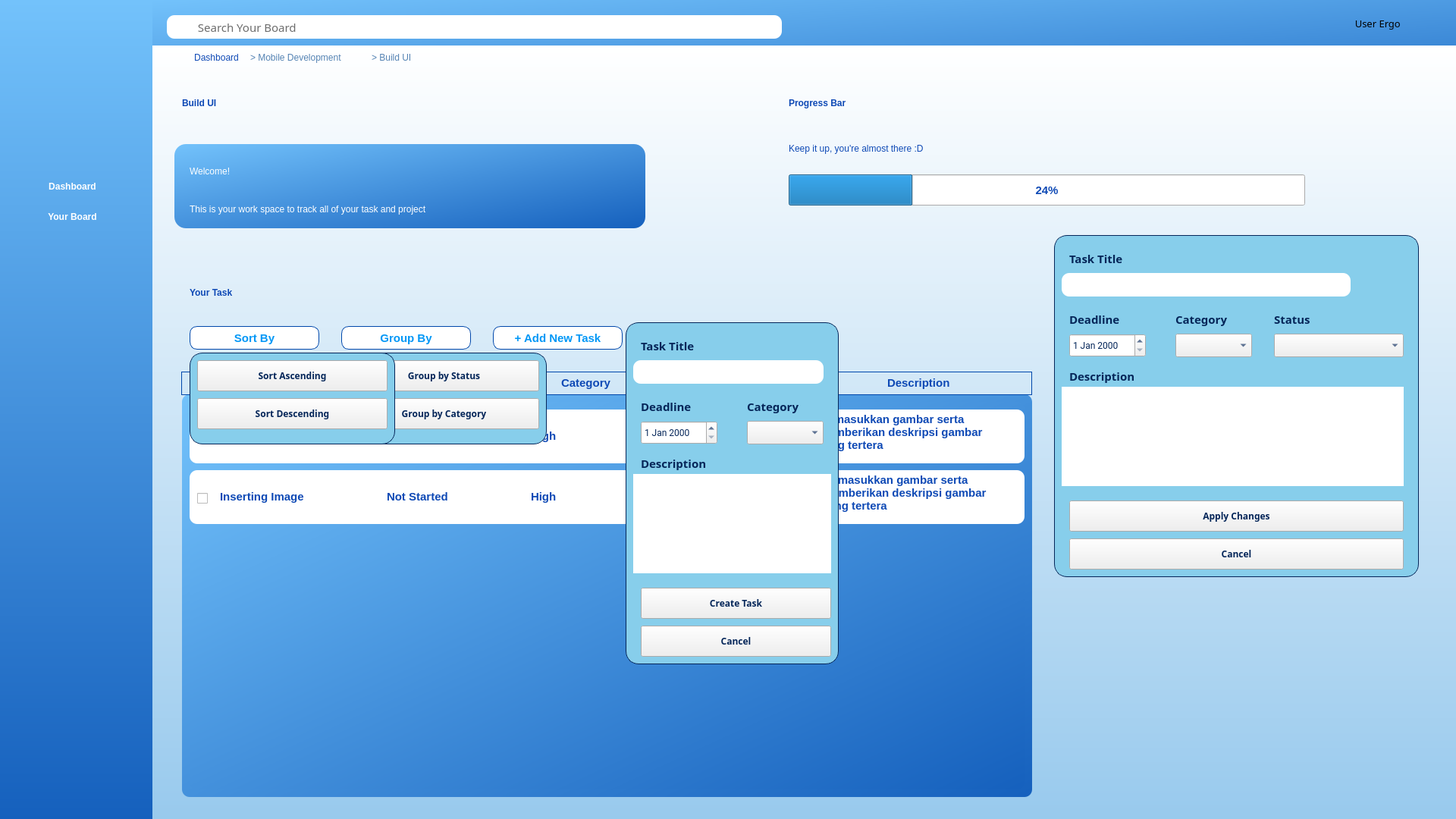
<?xml version="1.0" encoding="UTF-8"?>
<ui version="4.0">
 <class>Ergo</class>
 <widget class="QWidget" name="Ergo">
  <property name="geometry">
   <rect>
    <x>0</x>
    <y>0</y>
    <width>1920</width>
    <height>1080</height>
   </rect>
  </property>
  <property name="windowTitle">
   <string>Ergo</string>
  </property>
  <widget class="QWidget" name="Navbar" native="true">
   <property name="geometry">
    <rect>
     <x>0</x>
     <y>0</y>
     <width>201</width>
     <height>1081</height>
    </rect>
   </property>
   <property name="styleSheet">
    <string notr="true">#Navbar{
	background: qlineargradient(x1:0, y1:0, x2:0, y2:1, stop:0 #73c2fb, stop:1 #1560bd);
}</string>
   </property>
   <widget class="QLabel" name="LogoErgo">
    <property name="geometry">
     <rect>
      <x>-15</x>
      <y>20</y>
      <width>221</width>
      <height>211</height>
     </rect>
    </property>
    <property name="styleSheet">
     <string notr="true"/>
    </property>
    <property name="text">
     <string/>
    </property>
    <property name="pixmap">
     <pixmap>../if2250-2024-k03-g04-ergo/img/logoergo.png</pixmap>
    </property>
    <property name="scaledContents">
     <bool>true</bool>
    </property>
   </widget>
   <widget class="QPushButton" name="BackToDashboard">
    <property name="geometry">
     <rect>
      <x>50</x>
      <y>230</y>
      <width>91</width>
      <height>31</height>
     </rect>
    </property>
    <property name="styleSheet">
     <string notr="true">#BackToDashboard
 {
	font: 15px &quot;Roboto&quot;;
	font-weight: bold;
	border: none;
    background-color: transparent;
    color:  #FFFFFF;
}</string>
    </property>
    <property name="text">
     <string>Dashboard</string>
    </property>
   </widget>
   <widget class="QPushButton" name="BackToYourBoard">
    <property name="geometry">
     <rect>
      <x>50</x>
      <y>270</y>
      <width>91</width>
      <height>31</height>
     </rect>
    </property>
    <property name="styleSheet">
     <string notr="true">#BackToYourBoard
 {
	font: 15px &quot;Roboto&quot;;
	font-weight: bold;
	border: none;
    background-color: transparent;
    color:  #FFFFFF;
}</string>
    </property>
    <property name="text">
     <string>Your Board</string>
    </property>
   </widget>
  </widget>
  <widget class="QWidget" name="MainSection" native="true">
   <property name="geometry">
    <rect>
     <x>200</x>
     <y>60</y>
     <width>1811</width>
     <height>1031</height>
    </rect>
   </property>
   <property name="styleSheet">
    <string notr="true">#MainSection{
	background: qlineargradient(x1:0, y1:0, x2:0, y2:1, stop:0 #FFFFFF, stop:1 #97C9ED);
}</string>
   </property>
   <widget class="QLabel" name="TaskNameTitle">
    <property name="geometry">
     <rect>
      <x>40</x>
      <y>40</y>
      <width>201</width>
      <height>71</height>
     </rect>
    </property>
    <property name="styleSheet">
     <string notr="true">#TaskNameTitle{
	font: 45px &quot;Roboto&quot;;
	color: #0E49B5;
	font-weight: bold;
}</string>
    </property>
    <property name="text">
     <string>Build UI</string>
    </property>
   </widget>
   <widget class="QWidget" name="Containerforwords" native="true">
    <property name="geometry">
     <rect>
      <x>30</x>
      <y>130</y>
      <width>621</width>
      <height>111</height>
     </rect>
    </property>
    <property name="styleSheet">
     <string notr="true">#Containerforwords{
	background: qlineargradient(x1:0, y1:0, x2:1, y2:1, stop:0 #73c2fb, stop:1 #1560bd);
	border-radius: 15px;
}</string>
    </property>
    <widget class="QLabel" name="Welcome">
     <property name="geometry">
      <rect>
       <x>20</x>
       <y>20</y>
       <width>171</width>
       <height>31</height>
      </rect>
     </property>
     <property name="styleSheet">
      <string notr="true">#Welcome {
	font: bold 25px &quot;Roboto&quot;;
	color: #FFFFFF;
}</string>
     </property>
     <property name="text">
      <string>Welcome!</string>
     </property>
    </widget>
    <widget class="QLabel" name="WelcomingTitle">
     <property name="geometry">
      <rect>
       <x>20</x>
       <y>70</y>
       <width>591</width>
       <height>31</height>
      </rect>
     </property>
     <property name="styleSheet">
      <string notr="true">#WelcomingTitle{
	font: bold 18px &quot;Roboto&quot;;
	color: #FFFFFF
}</string>
     </property>
     <property name="text">
      <string>This is your work space to track all of your task and project</string>
     </property>
    </widget>
   </widget>
   <widget class="QLabel" name="YourTask">
    <property name="geometry">
     <rect>
      <x>50</x>
      <y>300</y>
      <width>291</width>
      <height>51</height>
     </rect>
    </property>
    <property name="styleSheet">
     <string notr="true">#YourTask{
	font: 40px &quot;Roboto&quot;;
	color: #0E49B5;
	font-weight: bold;
}</string>
    </property>
    <property name="text">
     <string>Your Task</string>
    </property>
   </widget>
   <widget class="QPushButton" name="AddNewTaskButton">
    <property name="geometry">
     <rect>
      <x>450</x>
      <y>370</y>
      <width>171</width>
      <height>31</height>
     </rect>
    </property>
    <property name="styleSheet">
     <string notr="true">#AddNewTaskButton{
	border : 1px solid #0047ab;
	background-color: #FFFFFF;
	border-radius: 10px;
	font-family: &quot;Roboto&quot;;
    font-size: 15px;
    font-weight: bold;
    color: #0197F6;
}</string>
    </property>
    <property name="text">
     <string>+ Add New Task</string>
    </property>
   </widget>
   <widget class="QPushButton" name="Sorting">
    <property name="geometry">
     <rect>
      <x>50</x>
      <y>370</y>
      <width>171</width>
      <height>31</height>
     </rect>
    </property>
    <property name="styleSheet">
     <string notr="true">#Sorting{
	border : 1px solid #0047ab;
	background-color: #FFFFFF;
	border-radius: 10px;
	font-family: &quot;Roboto&quot;;
    font-size: 15px;
    font-weight: bold;
    color: #0197F6;
}</string>
    </property>
    <property name="text">
     <string>Sort By</string>
    </property>
   </widget>
   <widget class="QLabel" name="BackToBoardUpper">
    <property name="geometry">
     <rect>
      <x>130</x>
      <y>5</y>
      <width>161</width>
      <height>21</height>
     </rect>
    </property>
    <property name="styleSheet">
     <string notr="true">#BackToBoardUpper{
	color : #5483B3
}</string>
    </property>
    <property name="text">
     <string>&gt; Mobile Development</string>
    </property>
   </widget>
   <widget class="QPushButton" name="BackToDashboardUpper">
    <property name="geometry">
     <rect>
      <x>50</x>
      <y>0</y>
      <width>71</width>
      <height>31</height>
     </rect>
    </property>
    <property name="styleSheet">
     <string notr="true">#BackToDashboardUpper{
	border: none;
    background-color: transparent;
    color:  #0E49B5;;
}</string>
    </property>
    <property name="text">
     <string>Dashboard</string>
    </property>
   </widget>
   <widget class="QWidget" name="widgetContainerTask" native="true">
    <property name="geometry">
     <rect>
      <x>40</x>
      <y>460</y>
      <width>1121</width>
      <height>531</height>
     </rect>
    </property>
    <property name="styleSheet">
     <string notr="true">#widgetContainerTask{
	background: qlineargradient(x1:0, y1:0, x2:1, y2:1, stop:0 #73c2fb, stop:1 #1560bd);
	border-radius : 10px;
}</string>
    </property>
    <widget class="QScrollArea" name="ContainerForTask">
     <property name="geometry">
      <rect>
       <x>10</x>
       <y>10</y>
       <width>1101</width>
       <height>511</height>
      </rect>
     </property>
     <property name="styleSheet">
      <string notr="true">#ContainerForTask, QScrollArea QWidget{
    border-radius: 10px;
 	background: qlineargradient(x1:0, y1:0, x2:1, y2:1, stop:0 #73c2fb, stop:1 #1560bd);
}</string>
     </property>
     <property name="widgetResizable">
      <bool>true</bool>
     </property>
     <widget class="QWidget" name="scrollAreaWidgetContents">
      <property name="geometry">
       <rect>
        <x>0</x>
        <y>0</y>
        <width>1101</width>
        <height>511</height>
       </rect>
      </property>
      <widget class="QWidget" name="ContainerForSingleTask" native="true">
       <property name="geometry">
        <rect>
         <x>0</x>
         <y>10</y>
         <width>1101</width>
         <height>71</height>
        </rect>
       </property>
       <property name="styleSheet">
        <string notr="true">#ContainerForSingleTask{
	background-color : #FFFFFF
}</string>
       </property>
       <widget class="QLabel" name="Task1Name">
        <property name="geometry">
         <rect>
          <x>40</x>
          <y>25</y>
          <width>191</width>
          <height>20</height>
         </rect>
        </property>
        <property name="styleSheet">
         <string notr="true">#Task1Name{
	background-color : none;
font-family: &quot;Roboto&quot;;
    font-size: 15px;
    font-weight: bold;
    color: #0E49B5;
}</string>
        </property>
        <property name="text">
         <string>Inserting Image</string>
        </property>
       </widget>
       <widget class="QLabel" name="Task1Status">
        <property name="geometry">
         <rect>
          <x>260</x>
          <y>25</y>
          <width>181</width>
          <height>20</height>
         </rect>
        </property>
        <property name="styleSheet">
         <string notr="true">#Task1Status{
	background-color : none;
font-family: &quot;Roboto&quot;;
    font-size: 15px;
    font-weight: bold;
    color: #0E49B5;
}</string>
        </property>
        <property name="text">
         <string>Not Started</string>
        </property>
       </widget>
       <widget class="QLabel" name="Task1Category">
        <property name="geometry">
         <rect>
          <x>450</x>
          <y>25</y>
          <width>161</width>
          <height>20</height>
         </rect>
        </property>
        <property name="styleSheet">
         <string notr="true">#Task1Category{
	background-color : none;
font-family: &quot;Roboto&quot;;
    font-size: 15px;
    font-weight: bold;
    color: #0E49B5;
}</string>
        </property>
        <property name="text">
         <string>High</string>
        </property>
       </widget>
       <widget class="QLabel" name="Task1Deadline">
        <property name="geometry">
         <rect>
          <x>620</x>
          <y>25</y>
          <width>221</width>
          <height>20</height>
         </rect>
        </property>
        <property name="styleSheet">
         <string notr="true">#Task1Deadline{
	background-color : none;
font-family: &quot;Roboto&quot;;
    font-size: 15px;
    font-weight: bold;
    color: #0E49B5;
}</string>
        </property>
        <property name="text">
         <string>2023-01-01 / 07.00</string>
        </property>
       </widget>
       <widget class="QCheckBox" name="checkBoxTask1">
        <property name="geometry">
         <rect>
          <x>10</x>
          <y>25</y>
          <width>21</width>
          <height>24</height>
         </rect>
        </property>
        <property name="styleSheet">
         <string notr="true">#checkBoxTask1{
	background-color : none;
}</string>
        </property>
        <property name="text">
         <string/>
        </property>
       </widget>
       <widget class="QTextBrowser" name="Task1Description">
        <property name="geometry">
         <rect>
          <x>825</x>
          <y>0</y>
          <width>261</width>
          <height>71</height>
         </rect>
        </property>
        <property name="styleSheet">
         <string notr="true">#Task1Description{
	background-color : none;
font-family: &quot;Roboto&quot;;
    font-size: 13px;
    font-weight: bold;
    color: #0E49B5;
}</string>
        </property>
        <property name="html">
         <string>&lt;!DOCTYPE HTML PUBLIC &quot;-//W3C//DTD HTML 4.0//EN&quot; &quot;http://www.w3.org/TR/REC-html40/strict.dtd&quot;&gt;
&lt;html&gt;&lt;head&gt;&lt;meta name=&quot;qrichtext&quot; content=&quot;1&quot; /&gt;&lt;meta charset=&quot;utf-8&quot; /&gt;&lt;style type=&quot;text/css&quot;&gt;
p, li { white-space: pre-wrap; }
hr { height: 1px; border-width: 0; }
li.unchecked::marker { content: &quot;\2610&quot;; }
li.checked::marker { content: &quot;\2612&quot;; }
&lt;/style&gt;&lt;/head&gt;&lt;body style=&quot; font-family:'Roboto'; font-size:13px; font-weight:700; font-style:normal;&quot;&gt;
&lt;p style=&quot; margin-top:0px; margin-bottom:0px; margin-left:0px; margin-right:0px; -qt-block-indent:0; text-indent:0px;&quot;&gt;&lt;span style=&quot; font-size:15px;&quot;&gt;Memasukkan gambar serta memberikan deskripsi gambar yang tertera &lt;/span&gt;&lt;/p&gt;&lt;/body&gt;&lt;/html&gt;</string>
        </property>
       </widget>
      </widget>
      <widget class="QWidget" name="ContainerForSingleTask_2" native="true">
       <property name="geometry">
        <rect>
         <x>0</x>
         <y>90</y>
         <width>1101</width>
         <height>71</height>
        </rect>
       </property>
       <property name="styleSheet">
        <string notr="true">#ContainerForSingleTask_2{
	background-color : #FFFFFF
}</string>
       </property>
       <widget class="QLabel" name="Task2Name">
        <property name="geometry">
         <rect>
          <x>40</x>
          <y>25</y>
          <width>181</width>
          <height>20</height>
         </rect>
        </property>
        <property name="styleSheet">
         <string notr="true">#Task2Name{
	background-color : none;
font-family: &quot;Roboto&quot;;
    font-size: 15px;
    font-weight: bold;
    color: #0E49B5;
}</string>
        </property>
        <property name="text">
         <string>Inserting Image</string>
        </property>
       </widget>
       <widget class="QLabel" name="Task2Status">
        <property name="geometry">
         <rect>
          <x>260</x>
          <y>25</y>
          <width>181</width>
          <height>20</height>
         </rect>
        </property>
        <property name="styleSheet">
         <string notr="true">#Task2Status{
	background-color : none;
font-family: &quot;Roboto&quot;;
    font-size: 15px;
    font-weight: bold;
    color: #0E49B5;
}</string>
        </property>
        <property name="text">
         <string>Not Started</string>
        </property>
       </widget>
       <widget class="QLabel" name="Task2Category">
        <property name="geometry">
         <rect>
          <x>450</x>
          <y>25</y>
          <width>161</width>
          <height>20</height>
         </rect>
        </property>
        <property name="styleSheet">
         <string notr="true">#Task2Category{
	background-color : none;
font-family: &quot;Roboto&quot;;
    font-size: 15px;
    font-weight: bold;
    color: #0E49B5;
}</string>
        </property>
        <property name="text">
         <string>High</string>
        </property>
       </widget>
       <widget class="QLabel" name="Task2Deadline">
        <property name="geometry">
         <rect>
          <x>620</x>
          <y>25</y>
          <width>221</width>
          <height>20</height>
         </rect>
        </property>
        <property name="styleSheet">
         <string notr="true">#Task2Deadline{
	background-color : none;
font-family: &quot;Roboto&quot;;
    font-size: 15px;
    font-weight: bold;
    color: #0E49B5;
}</string>
        </property>
        <property name="text">
         <string>2023-01-01 / 07.00</string>
        </property>
       </widget>
       <widget class="QCheckBox" name="checkBoxTask2">
        <property name="geometry">
         <rect>
          <x>10</x>
          <y>25</y>
          <width>21</width>
          <height>24</height>
         </rect>
        </property>
        <property name="styleSheet">
         <string notr="true">#checkBoxTask2{
	background-color : none;
}</string>
        </property>
        <property name="text">
         <string/>
        </property>
       </widget>
       <widget class="QTextBrowser" name="Task2Description">
        <property name="geometry">
         <rect>
          <x>830</x>
          <y>0</y>
          <width>261</width>
          <height>71</height>
         </rect>
        </property>
        <property name="styleSheet">
         <string notr="true">#Task2Description{
	background-color : none;
font-family: &quot;Roboto&quot;;
    font-size: 13px;
    font-weight: bold;
    color: #0E49B5;
}</string>
        </property>
        <property name="html">
         <string>&lt;!DOCTYPE HTML PUBLIC &quot;-//W3C//DTD HTML 4.0//EN&quot; &quot;http://www.w3.org/TR/REC-html40/strict.dtd&quot;&gt;
&lt;html&gt;&lt;head&gt;&lt;meta name=&quot;qrichtext&quot; content=&quot;1&quot; /&gt;&lt;meta charset=&quot;utf-8&quot; /&gt;&lt;style type=&quot;text/css&quot;&gt;
p, li { white-space: pre-wrap; }
hr { height: 1px; border-width: 0; }
li.unchecked::marker { content: &quot;\2610&quot;; }
li.checked::marker { content: &quot;\2612&quot;; }
&lt;/style&gt;&lt;/head&gt;&lt;body style=&quot; font-family:'Roboto'; font-size:13px; font-weight:700; font-style:normal;&quot;&gt;
&lt;p style=&quot; margin-top:0px; margin-bottom:0px; margin-left:0px; margin-right:0px; -qt-block-indent:0; text-indent:0px;&quot;&gt;&lt;span style=&quot; font-size:15px;&quot;&gt;Memasukkan gambar serta memberikan deskripsi gambar yang tertera &lt;/span&gt;&lt;/p&gt;&lt;/body&gt;&lt;/html&gt;</string>
        </property>
       </widget>
      </widget>
     </widget>
    </widget>
   </widget>
   <widget class="QLabel" name="CurrentTaskUpper">
    <property name="geometry">
     <rect>
      <x>290</x>
      <y>5</y>
      <width>71</width>
      <height>21</height>
     </rect>
    </property>
    <property name="styleSheet">
     <string notr="true">#CurrentTaskUpper{
	color : #5483B3
}</string>
    </property>
    <property name="text">
     <string>&gt; Build UI</string>
    </property>
   </widget>
   <widget class="QPushButton" name="Grouping">
    <property name="geometry">
     <rect>
      <x>250</x>
      <y>370</y>
      <width>171</width>
      <height>31</height>
     </rect>
    </property>
    <property name="styleSheet">
     <string notr="true">#Grouping{
	border : 1px solid #0047ab;
	background-color: #FFFFFF;
	border-radius: 10px;
	font-family: &quot;Roboto&quot;;
    font-size: 15px;
    font-weight: bold;
    color: #0197F6;
}</string>
    </property>
    <property name="text">
     <string>Group By</string>
    </property>
   </widget>
   <widget class="QWidget" name="GroupingOption" native="true">
    <property name="geometry">
     <rect>
      <x>250</x>
      <y>405</y>
      <width>271</width>
      <height>121</height>
     </rect>
    </property>
    <property name="styleSheet">
     <string notr="true">#GroupingOption
{
	border: 0.5px solid #052659;
	background-color: #87ceeb;
	border-radius: 17px;
}</string>
    </property>
    <widget class="QPushButton" name="GroupByCategory">
     <property name="geometry">
      <rect>
       <x>10</x>
       <y>60</y>
       <width>251</width>
       <height>41</height>
      </rect>
     </property>
     <property name="styleSheet">
      <string notr="true">#GroupByCategory{
	font-family: Rubik;
    font-size: 12px;
    font-weight: bold;
   color: #052659;
}</string>
     </property>
     <property name="text">
      <string>Group by Category</string>
     </property>
    </widget>
    <widget class="QPushButton" name="GroupByStatus">
     <property name="geometry">
      <rect>
       <x>10</x>
       <y>10</y>
       <width>251</width>
       <height>41</height>
      </rect>
     </property>
     <property name="styleSheet">
      <string notr="true">#GroupByStatus{
	font-family: Rubik;
    font-size: 12px;
    font-weight: bold;
   color: #052659;
}</string>
     </property>
     <property name="text">
      <string>Group by Status</string>
     </property>
    </widget>
   </widget>
   <widget class="QWidget" name="KolomNameTask" native="true">
    <property name="geometry">
     <rect>
      <x>39</x>
      <y>430</y>
      <width>261</width>
      <height>31</height>
     </rect>
    </property>
    <property name="styleSheet">
     <string notr="true">#KolomNameTask{
	border : 1px solid #0047ab;
}</string>
    </property>
    <widget class="QLabel" name="LabelNamaTask">
     <property name="geometry">
      <rect>
       <x>80</x>
       <y>5</y>
       <width>81</width>
       <height>20</height>
      </rect>
     </property>
     <property name="styleSheet">
      <string notr="true">#LabelNamaTask{
font-family: &quot;Roboto&quot;;
    font-size: 15px;
    font-weight: bold;
    color: #0E49B5;
}</string>
     </property>
     <property name="text">
      <string>Task Name</string>
     </property>
    </widget>
   </widget>
   <widget class="QWidget" name="KolomStatusTask" native="true">
    <property name="geometry">
     <rect>
      <x>300</x>
      <y>430</y>
      <width>181</width>
      <height>31</height>
     </rect>
    </property>
    <property name="styleSheet">
     <string notr="true">#KolomStatusTask{
	border : 1px solid #0047ab;
}</string>
    </property>
    <widget class="QLabel" name="LabelStatus">
     <property name="geometry">
      <rect>
       <x>70</x>
       <y>5</y>
       <width>51</width>
       <height>20</height>
      </rect>
     </property>
     <property name="styleSheet">
      <string notr="true">#LabelStatus{
font-family: &quot;Roboto&quot;;
    font-size: 15px;
    font-weight: bold;
    color: #0E49B5;
}</string>
     </property>
     <property name="text">
      <string>Status</string>
     </property>
    </widget>
   </widget>
   <widget class="QWidget" name="KolomCategory" native="true">
    <property name="geometry">
     <rect>
      <x>480</x>
      <y>430</y>
      <width>181</width>
      <height>31</height>
     </rect>
    </property>
    <property name="styleSheet">
     <string notr="true">#KolomCategory{
	border : 1px solid #0047ab;
}</string>
    </property>
    <widget class="QLabel" name="LabelCategory">
     <property name="geometry">
      <rect>
       <x>60</x>
       <y>5</y>
       <width>71</width>
       <height>20</height>
      </rect>
     </property>
     <property name="styleSheet">
      <string notr="true">#LabelCategory{
font-family: &quot;Roboto&quot;;
    font-size: 15px;
    font-weight: bold;
    color: #0E49B5;
}</string>
     </property>
     <property name="text">
      <string>Category</string>
     </property>
    </widget>
   </widget>
   <widget class="QWidget" name="KolomDeadlineTask" native="true">
    <property name="geometry">
     <rect>
      <x>660</x>
      <y>430</y>
      <width>221</width>
      <height>31</height>
     </rect>
    </property>
    <property name="styleSheet">
     <string notr="true">#KolomDeadlineTask{
	border : 1px solid #0047ab;
}</string>
    </property>
    <widget class="QLabel" name="LabelDeadline">
     <property name="geometry">
      <rect>
       <x>50</x>
       <y>5</y>
       <width>121</width>
       <height>20</height>
      </rect>
     </property>
     <property name="styleSheet">
      <string notr="true">#LabelDeadline{
font-family: &quot;Roboto&quot;;
    font-size: 15px;
    font-weight: bold;
    color: #0E49B5;
}</string>
     </property>
     <property name="text">
      <string>Due Date / Time</string>
     </property>
    </widget>
   </widget>
   <widget class="QWidget" name="KolomDescriptionTask" native="true">
    <property name="geometry">
     <rect>
      <x>880</x>
      <y>430</y>
      <width>281</width>
      <height>31</height>
     </rect>
    </property>
    <property name="styleSheet">
     <string notr="true">#KolomDescriptionTask{
	border : 1px solid #0047ab;
}</string>
    </property>
    <widget class="QLabel" name="LabelDescription">
     <property name="geometry">
      <rect>
       <x>90</x>
       <y>5</y>
       <width>91</width>
       <height>20</height>
      </rect>
     </property>
     <property name="styleSheet">
      <string notr="true">#LabelDescription{
font-family: &quot;Roboto&quot;;
    font-size: 15px;
    font-weight: bold;
    color: #0E49B5;
}</string>
     </property>
     <property name="text">
      <string>Description</string>
     </property>
    </widget>
   </widget>
   <widget class="QWidget" name="AddingNewTask" native="true">
    <property name="geometry">
     <rect>
      <x>625</x>
      <y>365</y>
      <width>281</width>
      <height>451</height>
     </rect>
    </property>
    <property name="styleSheet">
     <string notr="true">#AddingNewTask{
	border: 0.5px solid #052659;
	background-color: #87ceeb;
	border-radius: 17px;
}</string>
    </property>
    <widget class="QLabel" name="TaskTitle">
     <property name="geometry">
      <rect>
       <x>20</x>
       <y>20</y>
       <width>101</width>
       <height>21</height>
      </rect>
     </property>
     <property name="styleSheet">
      <string notr="true">#TaskTitle{
	font-family: Rubik;
    font-size: 15px;
    font-weight: bold;
   color: #052659;
}</string>
     </property>
     <property name="text">
      <string>Task Title</string>
     </property>
    </widget>
    <widget class="QLineEdit" name="inputTasktitle">
     <property name="geometry">
      <rect>
       <x>10</x>
       <y>50</y>
       <width>251</width>
       <height>31</height>
      </rect>
     </property>
     <property name="styleSheet">
      <string notr="true">#inputTasktitle{
	border-radius : 10px;
	font-family : Roboto;
	 color: #052659;
}</string>
     </property>
    </widget>
    <widget class="QPushButton" name="CreateTask">
     <property name="geometry">
      <rect>
       <x>20</x>
       <y>350</y>
       <width>251</width>
       <height>41</height>
      </rect>
     </property>
     <property name="styleSheet">
      <string notr="true">#CreateTask{
	font-family: Rubik;
    font-size: 12px;
    font-weight: bold;
   color: #052659;
}</string>
     </property>
     <property name="text">
      <string>Create Task</string>
     </property>
    </widget>
    <widget class="QLabel" name="DeadlineInputTask">
     <property name="geometry">
      <rect>
       <x>20</x>
       <y>100</y>
       <width>101</width>
       <height>21</height>
      </rect>
     </property>
     <property name="styleSheet">
      <string notr="true">#DeadlineInputTask{
	font-family: Rubik;
    font-size: 15px;
    font-weight: bold;
   color: #052659;
}</string>
     </property>
     <property name="text">
      <string>Deadline</string>
     </property>
    </widget>
    <widget class="QDateEdit" name="dateEditDeadlineInput">
     <property name="geometry">
      <rect>
       <x>20</x>
       <y>130</y>
       <width>101</width>
       <height>31</height>
      </rect>
     </property>
     <property name="styleSheet">
      <string notr="true">#dateEditDeadlineInput{ 
	font-family : Roboto;
	 color: #052659;
}</string>
     </property>
    </widget>
    <widget class="QPushButton" name="CancelCreationTask">
     <property name="geometry">
      <rect>
       <x>20</x>
       <y>400</y>
       <width>251</width>
       <height>41</height>
      </rect>
     </property>
     <property name="styleSheet">
      <string notr="true">#CancelCreationTask{
	font-family: Rubik;
    font-size: 12px;
    font-weight: bold;
   color: #052659;
}</string>
     </property>
     <property name="text">
      <string>Cancel</string>
     </property>
    </widget>
    <widget class="QLabel" name="DescriptionInputTask">
     <property name="geometry">
      <rect>
       <x>20</x>
       <y>175</y>
       <width>101</width>
       <height>21</height>
      </rect>
     </property>
     <property name="styleSheet">
      <string notr="true">#DescriptionInputTask{
	font-family: Rubik;
    font-size: 15px;
    font-weight: bold;
   color: #052659;
}</string>
     </property>
     <property name="text">
      <string>Description</string>
     </property>
    </widget>
    <widget class="QLabel" name="CategoryInputTask">
     <property name="geometry">
      <rect>
       <x>160</x>
       <y>100</y>
       <width>101</width>
       <height>21</height>
      </rect>
     </property>
     <property name="styleSheet">
      <string notr="true">#CategoryInputTask{
	font-family: Rubik;
    font-size: 15px;
    font-weight: bold;
   color: #052659;
}</string>
     </property>
     <property name="text">
      <string>Category</string>
     </property>
    </widget>
    <widget class="QComboBox" name="CategoryInputBox">
     <property name="geometry">
      <rect>
       <x>160</x>
       <y>130</y>
       <width>101</width>
       <height>31</height>
      </rect>
     </property>
     <property name="styleSheet">
      <string notr="true">#CategoryInputBox{
	font-family : Roboto;
	 color: #052659; }</string>
     </property>
    </widget>
    <widget class="QTextEdit" name="BoxInputDescription">
     <property name="geometry">
      <rect>
       <x>10</x>
       <y>200</y>
       <width>261</width>
       <height>131</height>
      </rect>
     </property>
     <property name="styleSheet">
      <string notr="true">#BoxInputDescription{
	border-radius : 10px;
	font-family : Roboto;
	 color: #052659;
}</string>
     </property>
    </widget>
   </widget>
   <widget class="QWidget" name="SortingOption" native="true">
    <property name="geometry">
     <rect>
      <x>50</x>
      <y>405</y>
      <width>271</width>
      <height>121</height>
     </rect>
    </property>
    <property name="styleSheet">
     <string notr="true">#SortingOption
{
	border: 0.5px solid #052659;
	background-color: #87ceeb;
	border-radius: 17px;
}</string>
    </property>
    <widget class="QPushButton" name="SortDescending">
     <property name="geometry">
      <rect>
       <x>10</x>
       <y>60</y>
       <width>251</width>
       <height>41</height>
      </rect>
     </property>
     <property name="styleSheet">
      <string notr="true">#SortDescending{
	font-family: Rubik;
    font-size: 12px;
    font-weight: bold;
   color: #052659;
}</string>
     </property>
     <property name="text">
      <string>Sort Descending</string>
     </property>
     <property name="icon">
      <iconset>
       <normaloff>../../../Downloads/down (1).png</normaloff>../../../Downloads/down (1).png</iconset>
     </property>
    </widget>
    <widget class="QPushButton" name="SortAscending">
     <property name="geometry">
      <rect>
       <x>10</x>
       <y>10</y>
       <width>251</width>
       <height>41</height>
      </rect>
     </property>
     <property name="styleSheet">
      <string notr="true">#SortAscending{
	font-family: Rubik;
    font-size: 12px;
    font-weight: bold;
   color: #052659;
}</string>
     </property>
     <property name="text">
      <string>Sort Ascending</string>
     </property>
     <property name="icon">
      <iconset>
       <normaloff>../../../Downloads/top.png</normaloff>../../../Downloads/top.png</iconset>
     </property>
    </widget>
   </widget>
   <widget class="QLabel" name="ProgressBar">
    <property name="geometry">
     <rect>
      <x>840</x>
      <y>40</y>
      <width>561</width>
      <height>71</height>
     </rect>
    </property>
    <property name="styleSheet">
     <string notr="true">#ProgressBar{
	font: 45px &quot;Roboto&quot;;
	color: #0E49B5;
	font-weight: bold;
}</string>
    </property>
    <property name="text">
     <string>Progress Bar</string>
    </property>
   </widget>
   <widget class="QLabel" name="SemangatTitle">
    <property name="geometry">
     <rect>
      <x>840</x>
      <y>120</y>
      <width>591</width>
      <height>31</height>
     </rect>
    </property>
    <property name="styleSheet">
     <string notr="true">#SemangatTitle{
	font: bold 18px &quot;Roboto&quot;;
	color: #0E49B5;
}</string>
    </property>
    <property name="text">
     <string>Keep it up, you're almost there :D</string>
    </property>
   </widget>
   <widget class="QProgressBar" name="progressBar">
    <property name="geometry">
     <rect>
      <x>840</x>
      <y>170</y>
      <width>681</width>
      <height>41</height>
     </rect>
    </property>
    <property name="styleSheet">
     <string notr="true">#progressBar{
	font-family: &quot;Roboto&quot;;
    font-size: 15px;
    font-weight: bold;
    color: #0E49B5;
}</string>
    </property>
    <property name="value">
     <number>24</number>
    </property>
   </widget>
   <widget class="QWidget" name="EditTask" native="true">
    <property name="geometry">
     <rect>
      <x>1190</x>
      <y>250</y>
      <width>481</width>
      <height>451</height>
     </rect>
    </property>
    <property name="styleSheet">
     <string notr="true">#EditTask{
	border: 0.5px solid #052659;
	background-color: #87ceeb;
	border-radius: 17px;
}</string>
    </property>
    <widget class="QLabel" name="TaskTitleEdit">
     <property name="geometry">
      <rect>
       <x>20</x>
       <y>20</y>
       <width>101</width>
       <height>21</height>
      </rect>
     </property>
     <property name="styleSheet">
      <string notr="true">#TaskTitleEdit{
	font-family: Rubik;
    font-size: 15px;
    font-weight: bold;
   color: #052659;
}</string>
     </property>
     <property name="text">
      <string>Task Title</string>
     </property>
    </widget>
    <widget class="QLineEdit" name="InputEditTaskBox">
     <property name="geometry">
      <rect>
       <x>10</x>
       <y>50</y>
       <width>381</width>
       <height>31</height>
      </rect>
     </property>
     <property name="styleSheet">
      <string notr="true">#InputEditTaskBox{
	border-radius : 10px;
	font-family : Roboto;
	 color: #052659;
}</string>
     </property>
    </widget>
    <widget class="QPushButton" name="ApplyChangesButton">
     <property name="geometry">
      <rect>
       <x>20</x>
       <y>350</y>
       <width>441</width>
       <height>41</height>
      </rect>
     </property>
     <property name="styleSheet">
      <string notr="true">#ApplyChangesButton{
	font-family: Rubik;
    font-size: 12px;
    font-weight: bold;
   color: #052659;
}</string>
     </property>
     <property name="text">
      <string>Apply Changes</string>
     </property>
    </widget>
    <widget class="QLabel" name="DeadlineEditInput">
     <property name="geometry">
      <rect>
       <x>20</x>
       <y>100</y>
       <width>101</width>
       <height>21</height>
      </rect>
     </property>
     <property name="styleSheet">
      <string notr="true">#DeadlineEditInput{
	font-family: Rubik;
    font-size: 15px;
    font-weight: bold;
   color: #052659;
}</string>
     </property>
     <property name="text">
      <string>Deadline</string>
     </property>
    </widget>
    <widget class="QDateEdit" name="DateEditDeadline">
     <property name="geometry">
      <rect>
       <x>20</x>
       <y>130</y>
       <width>101</width>
       <height>31</height>
      </rect>
     </property>
     <property name="styleSheet">
      <string notr="true">#DateEditDeadline{ 
	font-family : Roboto;
	 color: #052659;
}</string>
     </property>
    </widget>
    <widget class="QPushButton" name="CancelingEdit">
     <property name="geometry">
      <rect>
       <x>20</x>
       <y>400</y>
       <width>441</width>
       <height>41</height>
      </rect>
     </property>
     <property name="styleSheet">
      <string notr="true">#CancelingEdit{
	font-family: Rubik;
    font-size: 12px;
    font-weight: bold;
   color: #052659;
}</string>
     </property>
     <property name="text">
      <string>Cancel</string>
     </property>
    </widget>
    <widget class="QLabel" name="DescriptionTitle">
     <property name="geometry">
      <rect>
       <x>20</x>
       <y>175</y>
       <width>101</width>
       <height>21</height>
      </rect>
     </property>
     <property name="styleSheet">
      <string notr="true">#DescriptionTitle{
	font-family: Rubik;
    font-size: 15px;
    font-weight: bold;
   color: #052659;
}</string>
     </property>
     <property name="text">
      <string>Description</string>
     </property>
    </widget>
    <widget class="QLabel" name="CategoryTitle">
     <property name="geometry">
      <rect>
       <x>160</x>
       <y>100</y>
       <width>101</width>
       <height>21</height>
      </rect>
     </property>
     <property name="styleSheet">
      <string notr="true">#CategoryTitle{
	font-family: Rubik;
    font-size: 15px;
    font-weight: bold;
   color: #052659;
}</string>
     </property>
     <property name="text">
      <string>Category</string>
     </property>
    </widget>
    <widget class="QComboBox" name="CategoryEditComboBox">
     <property name="geometry">
      <rect>
       <x>160</x>
       <y>130</y>
       <width>101</width>
       <height>31</height>
      </rect>
     </property>
     <property name="styleSheet">
      <string notr="true">#CategoryEditComboBox{
	font-family : Roboto;
	 color: #052659; }</string>
     </property>
    </widget>
    <widget class="QTextEdit" name="DescriptionEditBox">
     <property name="geometry">
      <rect>
       <x>10</x>
       <y>200</y>
       <width>451</width>
       <height>131</height>
      </rect>
     </property>
     <property name="styleSheet">
      <string notr="true">#DescriptionEditBox{
	border-radius : 10px;
	font-family : Roboto;
	 color: #052659;
}</string>
     </property>
    </widget>
    <widget class="QLabel" name="StatusTitle">
     <property name="geometry">
      <rect>
       <x>290</x>
       <y>100</y>
       <width>101</width>
       <height>21</height>
      </rect>
     </property>
     <property name="styleSheet">
      <string notr="true">#StatusTitle{
	font-family: Rubik;
    font-size: 15px;
    font-weight: bold;
   color: #052659;
}</string>
     </property>
     <property name="text">
      <string>Status</string>
     </property>
    </widget>
    <widget class="QComboBox" name="StatusComboBox">
     <property name="geometry">
      <rect>
       <x>290</x>
       <y>130</y>
       <width>171</width>
       <height>31</height>
      </rect>
     </property>
     <property name="styleSheet">
      <string notr="true">#StatusComboBox{
	font-family : Roboto;
	 color: #052659; }</string>
     </property>
    </widget>
   </widget>
   <zorder>Containerforwords</zorder>
   <zorder>YourTask</zorder>
   <zorder>AddNewTaskButton</zorder>
   <zorder>TaskNameTitle</zorder>
   <zorder>Sorting</zorder>
   <zorder>BackToBoardUpper</zorder>
   <zorder>BackToDashboardUpper</zorder>
   <zorder>widgetContainerTask</zorder>
   <zorder>CurrentTaskUpper</zorder>
   <zorder>Grouping</zorder>
   <zorder>KolomNameTask</zorder>
   <zorder>KolomStatusTask</zorder>
   <zorder>KolomCategory</zorder>
   <zorder>KolomDeadlineTask</zorder>
   <zorder>KolomDescriptionTask</zorder>
   <zorder>GroupingOption</zorder>
   <zorder>AddingNewTask</zorder>
   <zorder>SortingOption</zorder>
   <zorder>ProgressBar</zorder>
   <zorder>SemangatTitle</zorder>
   <zorder>progressBar</zorder>
   <zorder>EditTask</zorder>
  </widget>
  <widget class="QWidget" name="Searchbar" native="true">
   <property name="geometry">
    <rect>
     <x>200</x>
     <y>0</y>
     <width>1721</width>
     <height>61</height>
    </rect>
   </property>
   <property name="styleSheet">
    <string notr="true">#Searchbar{
	background: qlineargradient(x1:0, y1:0, x2:2, y2:1, stop:0 #73c2fb, stop:1 #1560bd);
	border : none;
}</string>
   </property>
   <widget class="QLineEdit" name="SearchBoard">
    <property name="geometry">
     <rect>
      <x>20</x>
      <y>20</y>
      <width>811</width>
      <height>31</height>
     </rect>
    </property>
    <property name="styleSheet">
     <string notr="true">#SearchBoard{
	border-radius : 10px;
	font-family : Rubik;
	color : #6C6C6C;
	font-size : 15px;
}</string>
    </property>
    <property name="text">
     <string>          Search Your Board</string>
    </property>
   </widget>
   <widget class="QLabel" name="SmileyFace">
    <property name="geometry">
     <rect>
      <x>1530</x>
      <y>10</y>
      <width>41</width>
      <height>41</height>
     </rect>
    </property>
    <property name="text">
     <string/>
    </property>
    <property name="pixmap">
     <pixmap>../if2250-2024-k03-g04-ergo/img/smileyface.png</pixmap>
    </property>
    <property name="scaledContents">
     <bool>true</bool>
    </property>
   </widget>
   <widget class="QLabel" name="UserErgo">
    <property name="geometry">
     <rect>
      <x>1580</x>
      <y>20</y>
      <width>71</width>
      <height>21</height>
     </rect>
    </property>
    <property name="styleSheet">
     <string notr="true">#UserErgo{
	font-family : Rubik;
	font-size : 13px;
}</string>
    </property>
    <property name="text">
     <string>  User Ergo</string>
    </property>
   </widget>
   <widget class="QPushButton" name="SearchButton">
    <property name="geometry">
     <rect>
      <x>830</x>
      <y>20</y>
      <width>41</width>
      <height>31</height>
     </rect>
    </property>
    <property name="styleSheet">
     <string notr="true">#SearchButton{
	border : none;
}</string>
    </property>
    <property name="text">
     <string/>
    </property>
    <property name="icon">
     <iconset>
      <normaloff>../if2250-2024-k03-g04-ergo/img/search.png</normaloff>../if2250-2024-k03-g04-ergo/img/search.png</iconset>
    </property>
   </widget>
  </widget>
  <zorder>Searchbar</zorder>
  <zorder>MainSection</zorder>
  <zorder>Navbar</zorder>
 </widget>
 <resources/>
 <connections/>
</ui>
